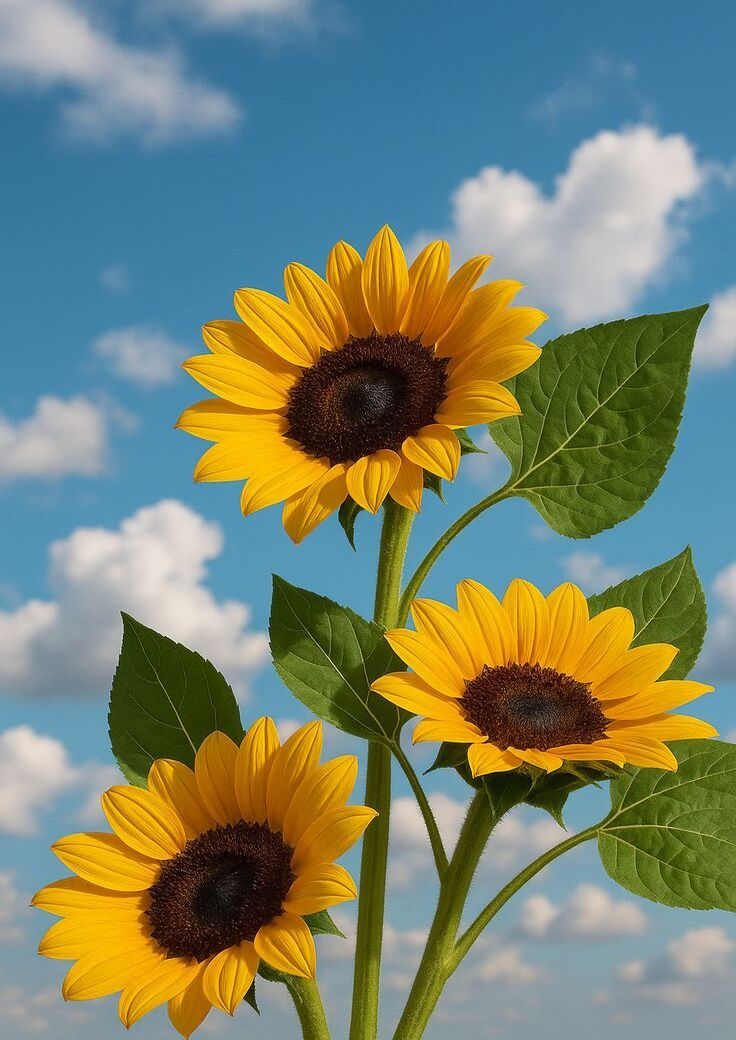
#> input picture citra2.jpg, 736 x 1040 px
$ jupyter execute --allow-errors Eksperimen_Operasi_Dasar_pada_Sinyal_dan_Citra.ipynb
#> lines starting #> are read from the running program, lines starting #| are printed output that depends on the picture
# Eksperimen Operasi Dasar pada Sinyal dan Citra

**Mata Kuliah:** Pengolahan Sinyal Digital

**Nama:** Dinda Aliya Nabilah

**NIM:** 452024618082

> Add blockquote

[cell 1]
import numpy as np
import matplotlib.pyplot as plt
import cv2
from google.colab.patches import cv2_imshow

## Pembuatan Sinyal

[cell 2]
n = np.arange(0,31)

x1 = np.sin(0.5*np.pi*n)
x2 = np.where(n < 5, 0, 1)

plt.figure(figsize=(10,4))

plt.subplot(1,2,1)
plt.stem(n, x1)
plt.title("Sinyal x1[n]")

plt.subplot(1,2,2)
plt.stem(n, x2)
plt.title("Sinyal x2[n]")

plt.show()
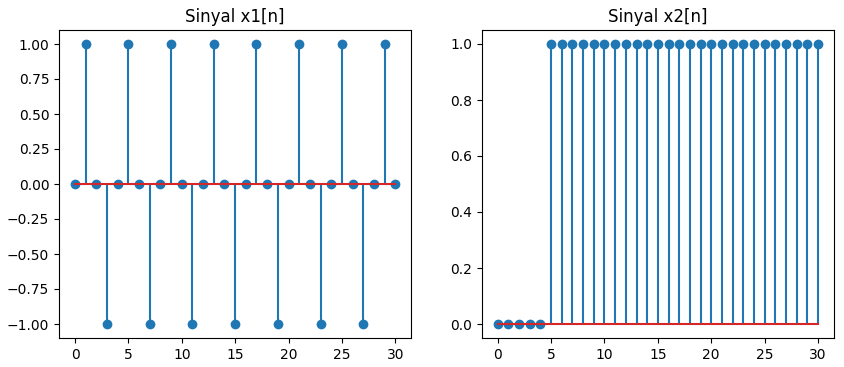
#> figure drawn by matplotlib, 2 panels; panel 1: curve peaks at x = 1, y = 1; panel 2: curve peaks at x = 5, y = 1

## Penjumlahan Sinyal

[cell 3]
y = x1 + x2

plt.figure(figsize=(12,4))

plt.subplot(1,3,1)
plt.stem(n,x1)
plt.title("x1[n]")

plt.subplot(1,3,2)
plt.stem(n,x2)
plt.title("x2[n]")

plt.subplot(1,3,3)
plt.stem(n,y)
plt.title("y[n] = x1[n] + x2[n]")

plt.show()
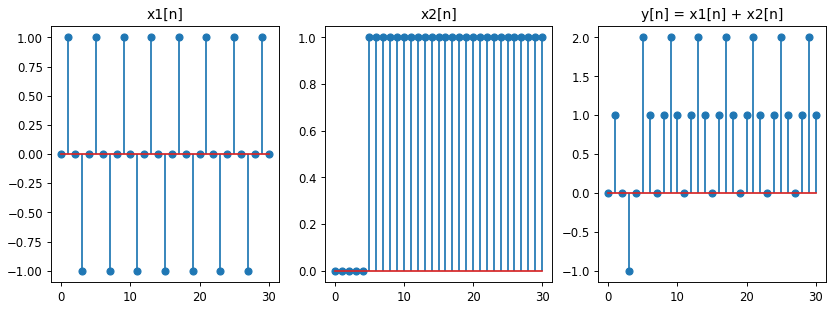
#> figure drawn by matplotlib, 3 panels; panel 1: curve peaks at x = 1, y = 1; panel 2: curve peaks at x = 5, y = 1; panel 3: curve peaks at x = 5, y = 2

## Penggeseran Sinyal

[cell 4]
k_values = [-3,0,4]

plt.figure(figsize=(12,4))

for i,k in enumerate(k_values):
    y_shift = np.roll(x1,k)

    plt.subplot(1,3,i+1)
    plt.stem(n,y_shift)
    plt.title(f"k = {k}")

plt.show()
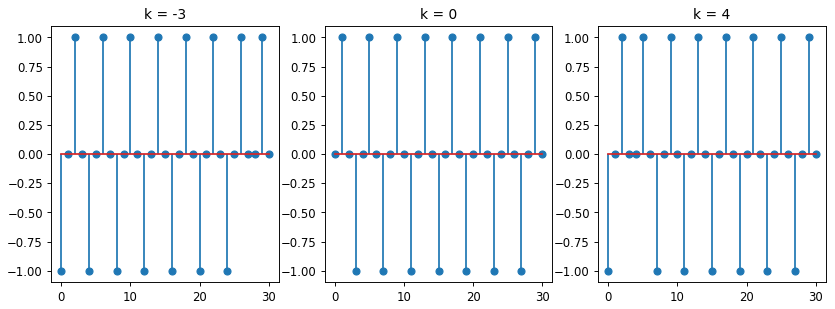
#> figure drawn by matplotlib, 3 panels; panel 1: curve peaks at x = 2, y = 1; panel 2: curve peaks at x = 1, y = 1; panel 3: curve peaks at x = 2, y = 1

## Amplifikasi

[cell 5]
alpha_values = [0.5,1,2,-1]

plt.figure(figsize=(12,8))

for i,a in enumerate(alpha_values):
    y_amp = a*x1

    plt.subplot(2,2,i+1)
    plt.stem(n,y_amp)
    plt.title(f"Alpha = {a}")

plt.tight_layout()
plt.show()
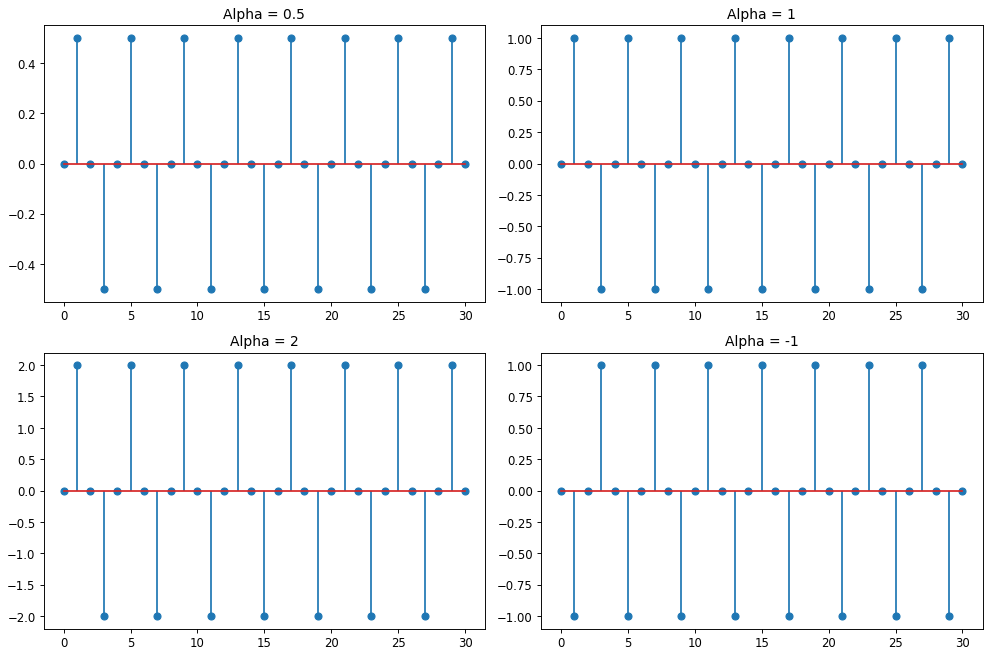
#> figure drawn by matplotlib, 4 panels; panel 1: curve peaks at x = 1, y = 0.5; panel 2: curve peaks at x = 1, y = 1; panel 3: curve peaks at x = 1, y = 2; panel 4: curve peaks at x = 3, y = 1

## Citra

[cell 6]
import cv2
import matplotlib.pyplot as plt
import numpy as np

img1 = cv2.imread('citra.jpg')
img2 = cv2.imread('citra2.jpg')
#> img2 is the input picture: shape (1040, 736, 3); mean B, G, R 109.8, 131.9, 120.7

#> (the rest of this cell did not finish here and is left out)
